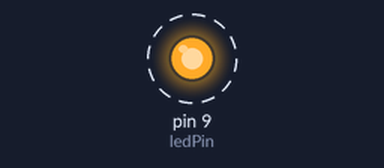
A sketch run on a simulated Arduino Uno, built with avr-gcc and run on an emulated ATmega328P. Parts: output pins drawn as LEDs (lit = HIGH). Dashed ring = blinking.

Above: at 0.3 s.
Timing chart, 0 to 3.0 s (numbered marks = the images above):
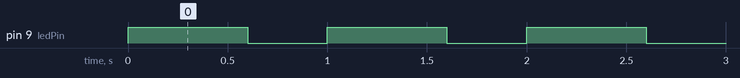

Measured:
- by itself, pin 9 (ledPin): alternates HIGH for 0.60 s and LOW for 0.40 s

The sketch:

blinkat9.ino
```cpp
int ledPin = 9;

void setup() {

  pinMode(ledPin, OUTPUT);
}

void loop() {

  digitalWrite(ledPin, HIGH);
  delay(600);
  digitalWrite(ledPin, LOW);
  delay(400);

}
```
